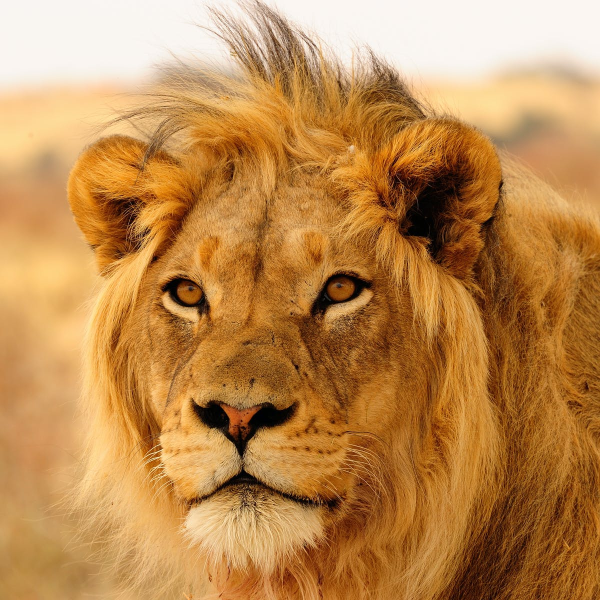
#> input picture sabbatier_effect/lion.jpg, 1200 x 1200 px (shown at 1/2 size)
$ python sabbatier_effect.py
#> lines starting #> are read from the running program, lines starting #| are printed output that depends on the picture
# -*- coding: utf-8 -*-
"""
Created on Mon Nov 30 14:50:08 2020

@author: Teonix
"""
#Spyder 4.1.5

# ΕΙΣΟΔΟΣ ΒΙΒΛΙΟΘΗΚΩΝ
import cv2
import os
import numpy as np

# ΚΑΤΑΣΚΕΥΗ ΣΥΝΑΡΤΗΣΗΣ SOLARIZE
def solarize (originalImage, thresValue):
    output = np.zeros(originalImage.shape,np.uint8) # ΓΕΜΙΣΜΑ ΜΕΤΑΒΛΗΤΗΣ ΤΟΥ ΑΠΟΤΕΛΕΣΜΑΤΟΣ ΜΕ 0
    for i in range(originalImage.shape[0]): # ΛΟΥΠΑ ΣΤΗΝ 1 ΔΙΑΣΤΑΣΗ ΤΗΣ ΕΙΚΟΝΑΣ
        for j in range(originalImage.shape[1]): # ΛΟΥΠΑ ΣΤΗΝ 2 ΔΙΑΣΤΑΣΗ ΤΗΣ ΕΙΚΟΝΑΣ
            if originalImage[i][j] < thresValue: # ΑΝ ΤΟ PIXEL ΕΧΕΙ ΜΙΚΡΟΤΕΡΗ ΤΙΜΗ ΑΠΟ ΤΟ THRESVALUE
                output[i][j] = 255 - originalImage[i][j] # TO PIXEL ΑΛΛΑΖΕΙ ΜΕ ΤΟ ΣΥΜΠΛΗΡΩΜΑ ΤΟΥ
            else:
                output[i][j] = originalImage[i][j] # ΑΛΛΙΩΣ TΟ PIXEL ΠΑΡΑΜΕΝΕΙ ΙΔΙΟ
    return output # ΕΠΙΣΤΡΟΦΗ ΤΟΥ ΑΠΟΤΕΛΕΣΜΑΤΟΣ

directory = r'' # ΔΗΛΩΣΗ ΤΟΥ ΜΟΝΟΠΑΤΙΟΥ ΠΟΥ ΘΑ ΑΠΟΘΗKEΥΤΟΥΝ ΟΙ ΕΙΚΟΝΕΣ

img = cv2.imread('lion.jpg') # ΕΙΣΟΔΟΣ ΤΗΣ ΕΙΚΟΝΑΣ LION ΣΤΗ ΜΕΤΑΒΛΗΤΗ IMG
#> img is the input picture: shape (1200, 1200, 3); mean B, G, R 79.9, 137.6, 189.4
img_gray = cv2.cvtColor(img, cv2.COLOR_BGR2GRAY) # ΜΕΤΑΤΡΟΠΗ ΤΗΣ ΕΙΚΟΝΑΣ ΣΕ GRAYSCALE
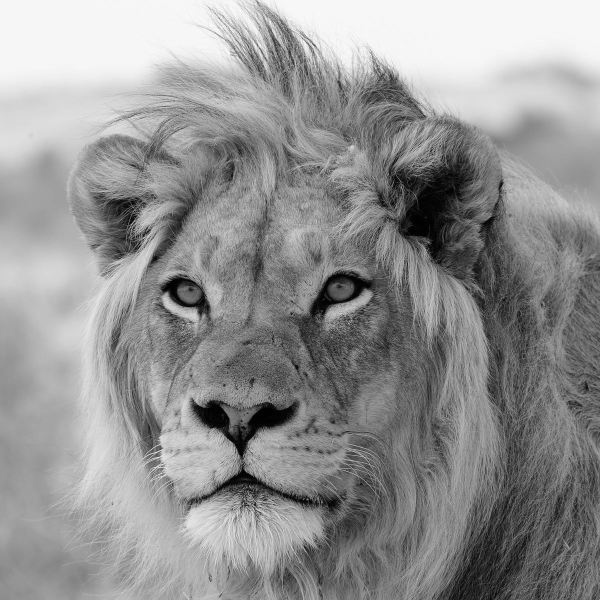
#> img_gray: shape (1200, 1200) (shown at 1/2 size); min 0, max 254, mean 146.6
img_sol64 = solarize(img_gray,64) # ΚΑΛΕΣΜΑ ΤΗΣ ΣΥΝΑΡΤΗΣΗΣ solarize ΓΙΑ ΜΕΤΑΤΡΟΠΗ ΤΗΣ ΓΚΡΙ ΕΙΚΟΝΑΣ ΜΕ ΤΙΜΗ ΚΑΤΩΦΛΙΟΥ 64
#> after the loop in solarize, `for i in range(originalImage.shape[0]):`:
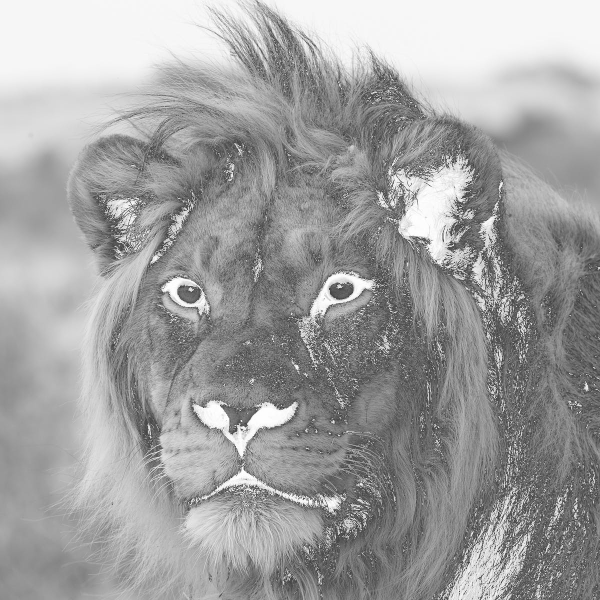
#> output: shape (1200, 1200) (shown at 1/2 size); min 64, max 255, mean 159.8
img_sol128 = solarize(img_gray,128) # ΚΑΛΕΣΜΑ ΤΗΣ ΣΥΝΑΡΤΗΣΗΣ solarize ΓΙΑ ΜΕΤΑΤΡΟΠΗ ΤΗΣ ΓΚΡΙ ΕΙΚΟΝΑΣ ΜΕ ΤΙΜΗ ΚΑΤΩΦΛΙΟΥ 128
#> call 2 of solarize, with thresValue = 128
#> after the loop in solarize (call 2), `for i in range(originalImage.shape[0]):`:
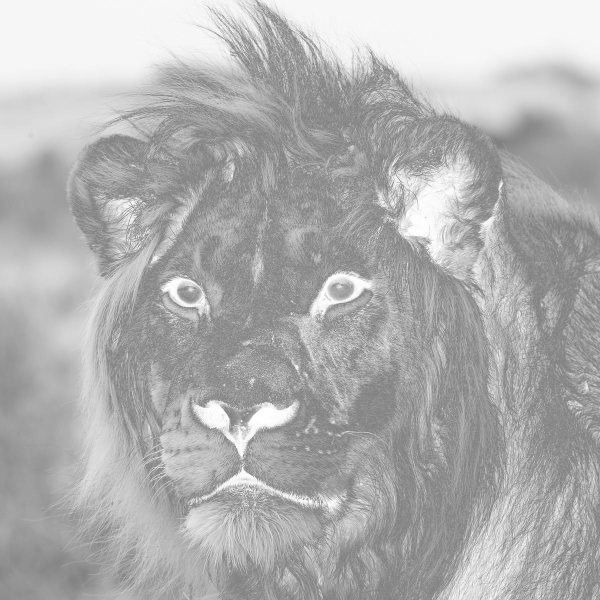
#> output: shape (1200, 1200) (shown at 1/2 size); min 128, max 255, mean 176
img_sol192 = solarize(img_gray,192) # ΚΑΛΕΣΜΑ ΤΗΣ ΣΥΝΑΡΤΗΣΗΣ solarize ΓΙΑ ΜΕΤΑΤΡΟΠΗ ΤΗΣ ΓΚΡΙ ΕΙΚΟΝΑΣ ΜΕ ΤΙΜΗ ΚΑΤΩΦΛΙΟΥ 192
#> call 3 of solarize, with thresValue = 192
#> after the loop in solarize (call 3), `for i in range(originalImage.shape[0]):`:
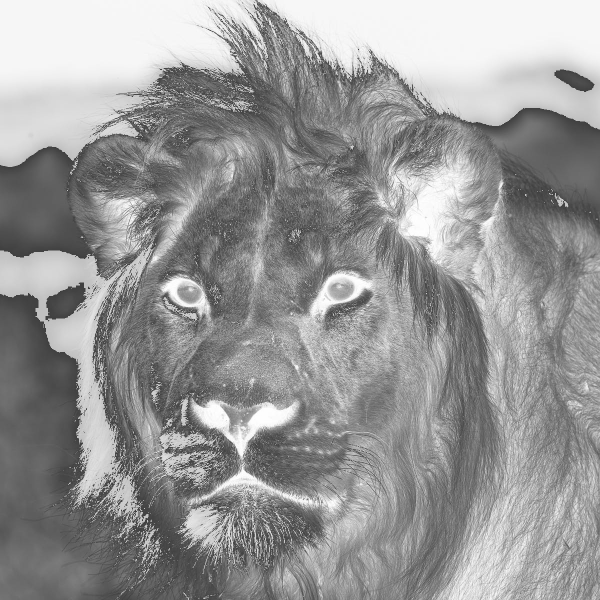
#> output: shape (1200, 1200) (shown at 1/2 size); min 64, max 255, mean 151.1

os.chdir(directory) # ΕΠΙΛΟΓΗ ΤΟΥ ΜΟΝΟΠΑΤΙΟΥ ΠΟΥ ΦΤΙΑΞΑΜΕ ΠΙΟ ΠΑΝΩ

cv2.namedWindow("Original Image", cv2.WINDOW_NORMAL) # ΕΝΤΟΛΗ ΠΟΥ ΕΠΙΤΡΕΠΕΙ ΤΟ RESIZE ΣΤΟ ΠΑΡΑΘΥΡΟ
cv2.imshow("Original Image", img) # ΕΝΤΟΛΗ ΓΙΑ ΕΜΦΑΝΙΣΗ ΤΗΣ ΕΙΚΟΝΑΣ
cv2.resizeWindow("Original Image", 450, 450) # ΕΝΤΟΛΗ ΓΙΑ ΠΡΟΚΑΘΟΡΙΣΜΟ ΤΟΥ ΜΕΓΕΘΟΥΣ ΤΟΥ ΠΑΡΑΘΥΡΟΥ

cv2.namedWindow("Grayscale Image", cv2.WINDOW_NORMAL) # ΕΝΤΟΛΗ ΠΟΥ ΕΠΙΤΡΕΠΕΙ ΤΟ RESIZE ΣΤΟ ΠΑΡΑΘΥΡΟ
cv2.imshow("Grayscale Image", img_gray) # ΕΝΤΟΛΗ ΓΙΑ ΕΜΦΑΝΙΣΗ ΤΗΣ ΕΙΚΟΝΑΣ
cv2.resizeWindow("Grayscale Image", 450, 450) # ΕΝΤΟΛΗ ΓΙΑ ΠΡΟΚΑΘΟΡΙΣΜΟ ΤΟΥ ΜΕΓΕΘΟΥΣ ΤΟΥ ΠΑΡΑΘΥΡΟΥ
cv2.imwrite("lionGray.jpg", img_gray) # ΕΝΤΟΛΗ ΓΙΑ ΑΠΟΘΗΚΕΥΣΗ ΤΗΣ ΕΙΚΟΝΑΣ

cv2.namedWindow("Solarized Image with 64 thresValue", cv2.WINDOW_NORMAL) # ΕΝΤΟΛΗ ΠΟΥ ΕΠΙΤΡΕΠΕΙ ΤΟ RESIZE ΣΤΟ ΠΑΡΑΘΥΡΟ
cv2.imshow("Solarized Image with 64 thresValue", img_sol64) # ΕΝΤΟΛΗ ΓΙΑ ΕΜΦΑΝΙΣΗ ΤΗΣ ΕΙΚΟΝΑΣ
cv2.resizeWindow("Solarized Image with 64 thresValue", 450, 450) # ΕΝΤΟΛΗ ΓΙΑ ΠΡΟΚΑΘΟΡΙΣΜΟ ΤΟΥ ΜΕΓΕΘΟΥΣ ΤΟΥ ΠΑΡΑΘΥΡΟΥ
cv2.imwrite("lionSol64.jpg", img_sol64) # ΕΝΤΟΛΗ ΓΙΑ ΑΠΟΘΗΚΕΥΣΗ ΤΗΣ ΕΙΚΟΝΑΣ

cv2.namedWindow("Solarized Image with 128 thresValue", cv2.WINDOW_NORMAL) # ΕΝΤΟΛΗ ΠΟΥ ΕΠΙΤΡΕΠΕΙ ΤΟ RESIZE ΣΤΟ ΠΑΡΑΘΥΡΟ
cv2.imshow("Solarized Image with 128 thresValue", img_sol128) # ΕΝΤΟΛΗ ΓΙΑ ΕΜΦΑΝΙΣΗ ΤΗΣ ΕΙΚΟΝΑΣ
cv2.resizeWindow("Solarized Image with 128 thresValue", 450, 450) # ΕΝΤΟΛΗ ΓΙΑ ΠΡΟΚΑΘΟΡΙΣΜΟ ΤΟΥ ΜΕΓΕΘΟΥΣ ΤΟΥ ΠΑΡΑΘΥΡΟΥ
cv2.imwrite("lionSol128.jpg", img_sol128) # ΕΝΤΟΛΗ ΓΙΑ ΑΠΟΘΗΚΕΥΣΗ ΤΗΣ ΕΙΚΟΝΑΣ

cv2.namedWindow("Solarized Image with 192 thresValue", cv2.WINDOW_NORMAL) # ΕΝΤΟΛΗ ΠΟΥ ΕΠΙΤΡΕΠΕΙ ΤΟ RESIZE ΣΤΟ ΠΑΡΑΘΥΡΟ
cv2.imshow("Solarized Image with 192 thresValue", img_sol192) # ΕΝΤΟΛΗ ΓΙΑ ΕΜΦΑΝΙΣΗ ΤΗΣ ΕΙΚΟΝΑΣ
cv2.resizeWindow("Solarized Image with 192 thresValue", 450, 450) # ΕΝΤΟΛΗ ΓΙΑ ΠΡΟΚΑΘΟΡΙΣΜΟ ΤΟΥ ΜΕΓΕΘΟΥΣ ΤΟΥ ΠΑΡΑΘΥΡΟΥ
cv2.imwrite("lionSol192.jpg", img_sol192) # ΕΝΤΟΛΗ ΓΙΑ ΑΠΟΘΗΚΕΥΣΗ ΤΗΣ ΕΙΚΟΝΑΣ

cv2.waitKey() # ΕΝΤΟΛΗ ΓΙΑ ΑΝΑΜΟΝΗ ΤΩΝ ΠΑΡΑΘΥΡΩΝ
cv2.destroyWindow("Original Image") # ΕΝΤΟΛΗ ΓΙΑ ΚΛΕΙΣΙΜΟ ΤΟΥ ΠΑΡΑΘΥΡΟΥ "Original Image"
cv2.destroyWindow("Grayscale Image") # ΕΝΤΟΛΗ ΓΙΑ ΚΛΕΙΣΙΜΟ ΤΟΥ ΠΑΡΑΘΥΡΟΥ "Grayscale Image"
cv2.destroyWindow("Solarized Image with 64 thresValue") # ΕΝΤΟΛΗ ΓΙΑ ΚΛΕΙΣΙΜΟ ΤΟΥ ΠΑΡΑΘΥΡΟΥ "Solarized Image with 64 thresValue"
cv2.destroyWindow("Solarized Image with 128 thresValue") # ΕΝΤΟΛΗ ΓΙΑ ΚΛΕΙΣΙΜΟ ΤΟΥ ΠΑΡΑΘΥΡΟΥ "Solarized Image with 128 thresValue"
cv2.destroyWindow("Solarized Image with 192 thresValue") # ΕΝΤΟΛΗ ΓΙΑ ΚΛΕΙΣΙΜΟ ΤΟΥ ΠΑΡΑΘΥΡΟΥ "Solarized Image with 192 thresValue"
